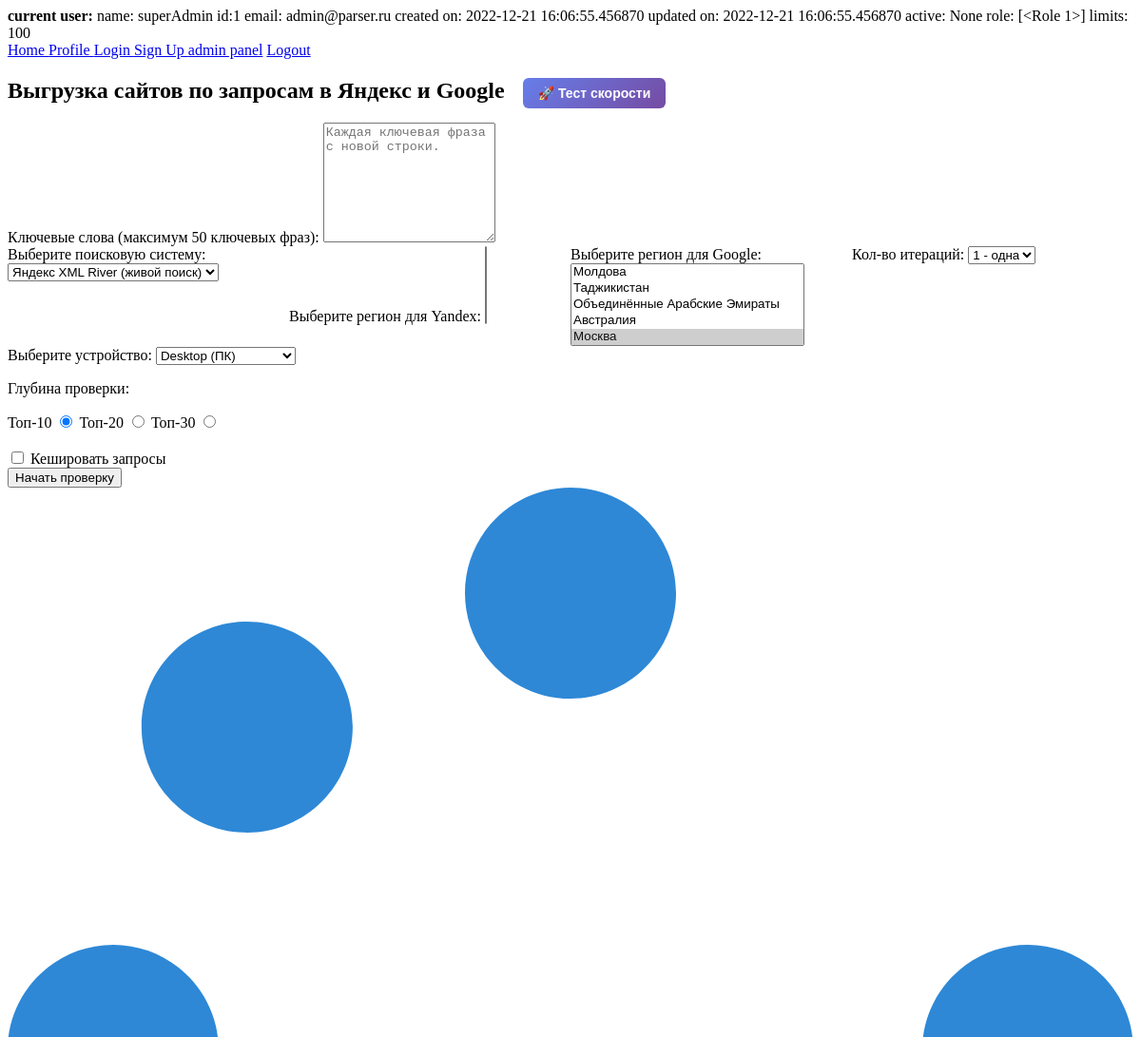
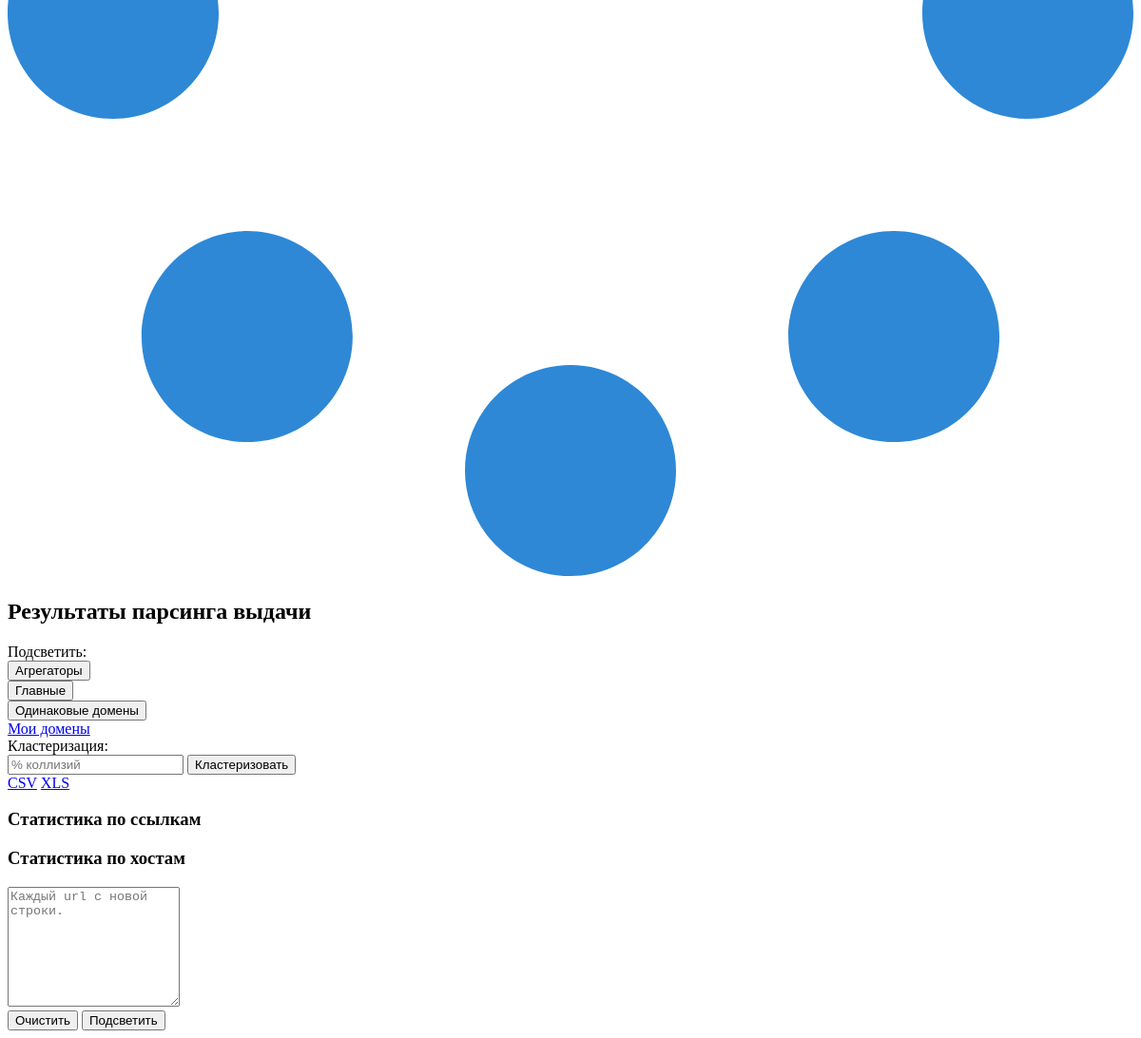
Page /index (signed in) on the committed database (2 pictures, top to bottom).
### parser_app/models/user_models.py (models this page shows, shortened)
class User(db.Model, UserMixin):
    __tablename__ = 'users'
    id = db.Column(db.Integer, primary_key=True)
    username = db.Column(db.String(64), index=True, unique=True)
    email = db.Column(db.String(120), index=True, unique=True)
    password_hash = db.Column(db.String(128))
    user_limit = db.Column(db.Integer, default=0)
    user_wallet = db.Column(db.Integer, default=0)
    user_data = db.Column(db.String(256))
    created_on = db.Column(db.DateTime(), default=datetime.datetime.utcnow)
    updated_on = db.Column(db.DateTime(), default=datetime.datetime.utcnow, onupdate=datetime.datetime.utcnow)
    active = db.Column(db.Boolean(), default=True)
    roles = db.relationship('Role', secondary=roles_users, backref=db.backref('users', lazy='dynamic'))
    @property
    def limits(self):
        return self.user_limit
    @limits.setter
    def limits(self, v):
        if not self.has_role('Admin'):
            self.user_limit = v
    @limits.getter
    def limits(self):
        if self.has_role('Admin'):
            return 100
        else:
            return self.user_limit
    @property
    def is_authenticated(self):
        return True
    def has_role(self, *args):
        return set(args).issubset({role.name for role in self.roles})

### parser_app/main.py (the view, shortened to what this page needs)
@main.route("/", methods=["POST", "GET"])
@main.route("/index", methods=["POST", "GET"])
@login_required
def index():
    global regions_ya, regions_goo
    if current_user.user_limit <= 0:
        return redirect('./subscribe')
    same_urls_keys = {}
    title = "Выгрузка сайтов по запросам в Яндекс и Google"
    task_id = session.get('last_task_id')
    result_of_parsing = None
    return render_template("index_2.html", title=title, progress=False,
                         engine=DEFAULT_ENGINE, region=str(DEFAULT_REGION),
                         depth=DEFAULT_DEPTH, iteration=DEFAULT_ITERATION,
                         r_ya=regions_ya, r_goo=regions_goo)

### parser_app/templates/index_2.html (shortened to what this page needs)
{% extends 'base.html' %}
{%block content%}
<main>
    <div class="wrap">
        <div class="parser-table">
            <h2 style="display: inline-block; margin-right: 15px;">{{title}}</h2>
            {% if current_user.has_role('Admin') %}
            <button id="btn-speed-test" type="button" onclick="runSpeedTest()" style="background: linear-gradient(135deg, #667eea 0%, #764ba2 100%); color: white; border: none; padding: 8px 16px; border-radius: 6px; cursor: pointer; font-size: 14px; font-weight: bold; margin-bottom: 15px;">🚀 Тест скорости</button>
            {% endif %}
            <form id="parser-form" method="post" class="parser-form">
                <div class="parser-form--col">
                    <label for="keys" class="label_keys">Ключевые слова (максимум 50 ключевых фраз):</label>
                    <textarea id="keys" class="textarea_keys" name="keys" rows="8" wrap="soft"
                              placeholder="Каждая ключевая фраза с новой строки.">{{ keys }}</textarea>
                </div>
                <div style="display: flex; justify-content: space-between;">
                    <div class="parser-form--col" style="flex-basis: 30%;">
                        <label for="engine" class="label_engine">Выберите поисковую систему:</label>
                        <select id="engine" class="select_engine" name="engine" aria-invalid="false">
                            <option value=12 data-search="js-city-y" {% if engine== 12 %} selected {% endif %}>Яндекс XML River (живой поиск)
                            </option>
                        </select>
                    </div>
                    <div class="parser-form--col region--col js-city-y" style="flex-basis: 30%;">
                        <label for="region-y" class="label_region">Выберите регион для Yandex:</label>
                        <select id="region-y" class="select_region js-chosen" name="region" size="5" aria-invalid="false">
                        </select>
                    </div>
                     <div class="parser-form--col region--col js-city-g none" style="flex-basis: 30%;">
                        <label for="region-g" class="label_region">Выберите регион для Google:</label>
                        <select id="region-g" class="select_region js-chosen" name="region" size="5" aria-invalid="false">
                               {% for item in r_goo %}
                                <option value="{{item[0]}}"{% if item[0] == region %}selected {% endif %}>{{item[1]}}</option>
                            {% endfor %}
                        </select>
                    </div>
                    <div class="parser-form--col" style="flex-basis: 30%;">
                        <label for="iteration" class="label_iteration">Кол-во итераций:</label>
                        <select id="iteration" class="select_iteration" name="iteration" aria-invalid="false">
                            <option value="1"{% if iteration== 1 %} selected {% endif %}>1 - одна</option>
                        </select>
                    </div>
                </div>
                <div style="display: flex; justify-content: space-between;">
                    <div class="parser-form--col" style="flex-basis: 30%;">
                        <label for="device" class="label_device">Выберите устройство:</label>
                        <select id="device" class="select_device" name="device" aria-invalid="false">
                            <option value="desktop"{% if device == "desktop" or not device %} selected {% endif %}>Desktop (ПК)</option>
                        </select>
                    </div>
                </div>
                <div class="parser-form--col">
                    <p class="label_depth">Глубина проверки:</p>
                    <div class="parser-form--row">
                        <label for="depth-10">Топ-10</label>
                        <input id="depth-10" class="input_depth" name="depth" type="radio" value="10"{% if depth== 10
                               %} checked {% endif %}>
                        <label for="depth-20">Топ-20</label>
                        <input id="depth-20" class="input_depth" name="depth" type="radio" value="20">
                        <label for="depth-30">Топ-30</label>
                        <input id="depth-30" class="input_depth" name="depth" type="radio" value="30">
                    </div>
                </div>
                <br>
                <div class="parser-form--row">
                    <input id="docache_id" type="checkbox" name="docache">
                    <label class="label_iteration label_docache" for="docache_id">Кешировать запросы</label>
                </div>
                <div class="parser-form--row">
                    <button class="parser-submit" type="submit" name="btn_submit" value="Начать проверку">Начать проверку</button>
                    <div class="preloader">
                    </div>
                </div>
            </form>
            <h2>Результаты парсинга выдачи</h2>
            <div class="column-format">
                <div class="column-format-left">
                    <div class="lighting">
                        <div class="lighting-text">Подсветить:</div>
                        <div class="lighting-block">
                            <div class="lighting-agregator">
                                <button class="button-lighting-agregator" type="submit" name="btn_agregator" value="Подсветить агрегаторы">Агрегаторы</button>
                            </div>
                            <div class="lighting-main column-ml">
                                <button class="button-lighting-main" type="submit" name="btn_main" value="Подсветить главные">Главные</button>
                            </div>
                            <div class="lighting-domains column-ml">
                                <button class="button-lighting-domains" type="submit" name="btn_domains" value="Одинаковые домены">Одинаковые домены</button>
                            </div>
                            <div class="lighting-url column-ml">
                                <a class="button-lighting-url js-fancybox" href="#open-my-url">Мои домены</a>
                            </div>
                        </div>
                    </div>
                </div>
                <div class="column-format-right">
                    <div class="klastery">
                        <div class="klastery-text">Кластеризация:</div>
                        <div class="klastery-block">
                            <form id="cluster-form">
                              <input class="klastery_percent" type="text" name="klastery-inp" placeholder="% коллизий" value="{{barrier}}">
                              <button class="klastery_submit" type="button" name="klastery-submit" value="Кластеризовать">Кластеризовать</button>
                            </form>
                        </div>
                    </div>
                </div>
            </div>
            <div class="column-format-bottom">
                <div class="column-xls">
                    <a class="download-csv" href="/parser/getCSV"> CSV</a>
                    <a class="download-xls" href="/parser/getXLS"> XLS</a>
                </div>
            </div>
            <div class="stata-block">
                <div id="stata_url" class="stata-block-put">
                    <h3>Статистика по ссылкам</h3>
                </div>
                <div id="stata_hosts" class="stata-block-put">
                    <h3>Статистика по хостам</h3>
                </div>
            </div>
        </div>
    </div>
    <div id="open-my-url" class="popup-url">
        <textarea class="list_url" name="" rows="8" wrap="soft" placeholder="Каждый url с новой строки."></textarea>
        <div class="popup-url-button">
            <button class="button-lighting-url btn_url_off" type="submit" value="Снять подсветку">Очистить</button>
            <button class="button-lighting-url btn_url_on" type="submit" value="Подсветить url">Подсветить</button>
        </div>
    </div>
</main>
{% endblock%}

### parser_app/templates/base.html (shortened to what this page needs)
<!doctype html>
<html lang="en">
  <head>
    <link rel="stylesheet" href="https://mklines.ru/src/css/normalize.css">
    <link rel="stylesheet" href="https://mklines.ru/src/fontawesome/css/all.min.css">
    <link rel="stylesheet" href="https://mklines.ru/src/js/Inputmask/css/inputmask.css">
    <link rel="stylesheet" href="https://mklines.ru/src/js/fancybox/source/jquery.fancybox.css?v=2.1.7" media="screen" />
    <link rel="stylesheet" href="https://mklines.ru/src/js/chosen/chosen.min.css" media="screen" />
    <link rel="stylesheet" href="https://mklines.ru/src/css/main_min.css">
    <link rel="stylesheet" href="https://mklines.ru/src/css/screen_min.css">
  </head>
<body>
    <div class="hero is-primary is-fullheight">
        {% if current_user.is_authenticated %}
        <b>current user:</b>
        name: {{ current_user.username }}
        id:{{ current_user.id }}
        email: {{ current_user.email }}
        created on: {{ current_user.created_on }}
        updated on: {{ current_user.updated_on }}
        active: {{ current_user.active }}
        role: {{ current_user.roles }}
        limits: {{ current_user.user_limit }}
        {% else %}
        user not authenticated
        {% endif %}
        <div class="hero-head">
            <nav class="navbar">
                <div class="container">
                    <div id="navbarMenuHeroA" class="navbar-menu">
                        <div class="navbar-end">
                            <a href="{{ url_for('main.index') }}" class="navbar-item">
                                Home
                            </a>
                            <a href="{{ url_for('main.profile') }}" class="navbar-item">
                                Profile
                            </a>
                            <a href="{{ url_for('auth.login') }}" class="navbar-item">
                                Login
                            </a>
                            <a href="{{ url_for('auth.signup') }}" class="navbar-item">
                                Sign Up
                            </a>
                            {% if  current_user.is_authenticated and  current_user.has_role('Admin') %}
                                <a href="{{ url_for('admin.index') }}" class="navbar-item">admin panel</a>
                            {% endif %}
                            <a href="{{ url_for('auth.logout') }}" class="navbar-item">
                                Logout
                            </a>
                        </div>
                    </div>
                </div>
            </nav>
        </div>
    </div>
    <div class="container">
        {% block content %} {% endblock %}
    </div>
  </body>
</html>

### rows in the picture
User: username "superAdmin", id "1", email "admin@parser.ru", created_on "2022-12-21 16:06:55.456870", updated_on "2022-12-21 16:06:55.456870", active "None", user_limit "100"

### other values in the picture
{{ current_user.roles }} "[<Role 1>]"
{{ title }} "Выгрузка сайтов по запросам в Яндекс и Google"
form field region "Молдова / Таджикистан / Объединённые Арабские Эмираты / Австралия / Москва ☑"
